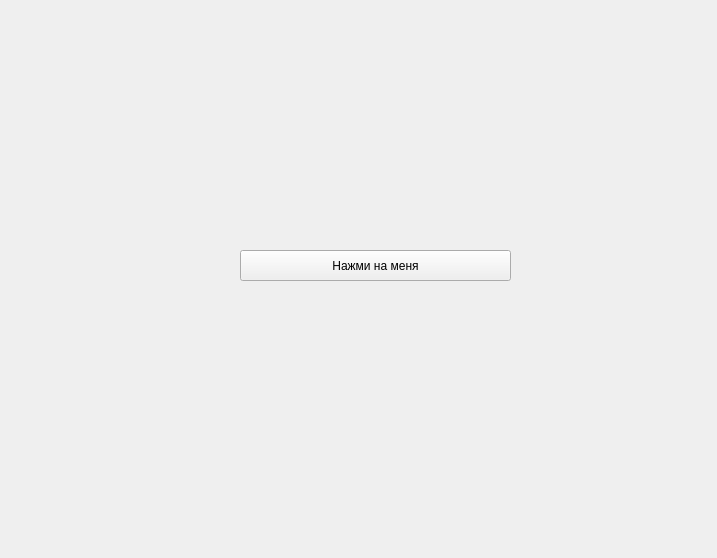
<?xml version="1.0" encoding="UTF-8"?>
<ui version="4.0">
 <class>Form</class>
 <widget class="QWidget" name="Form">
  <property name="geometry">
   <rect>
    <x>0</x>
    <y>0</y>
    <width>717</width>
    <height>558</height>
   </rect>
  </property>
  <property name="windowTitle">
   <string>Form</string>
  </property>
  <widget class="QPushButton" name="pushButton">
   <property name="geometry">
    <rect>
     <x>240</x>
     <y>250</y>
     <width>271</width>
     <height>31</height>
    </rect>
   </property>
   <property name="font">
    <font>
     <family>Tahoma</family>
    </font>
   </property>
   <property name="text">
    <string>Нажми на меня</string>
   </property>
  </widget>
 </widget>
 <resources/>
 <connections/>
</ui>
